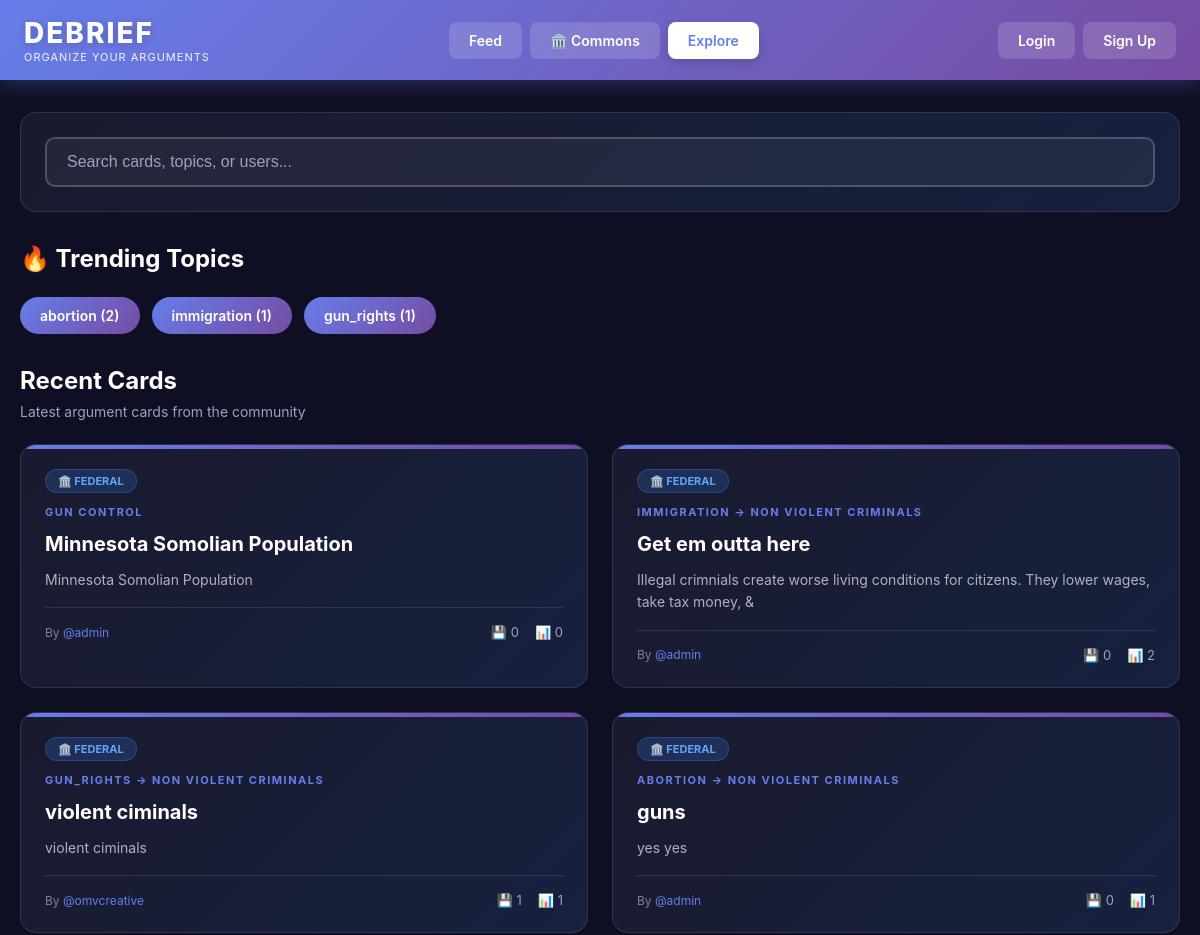
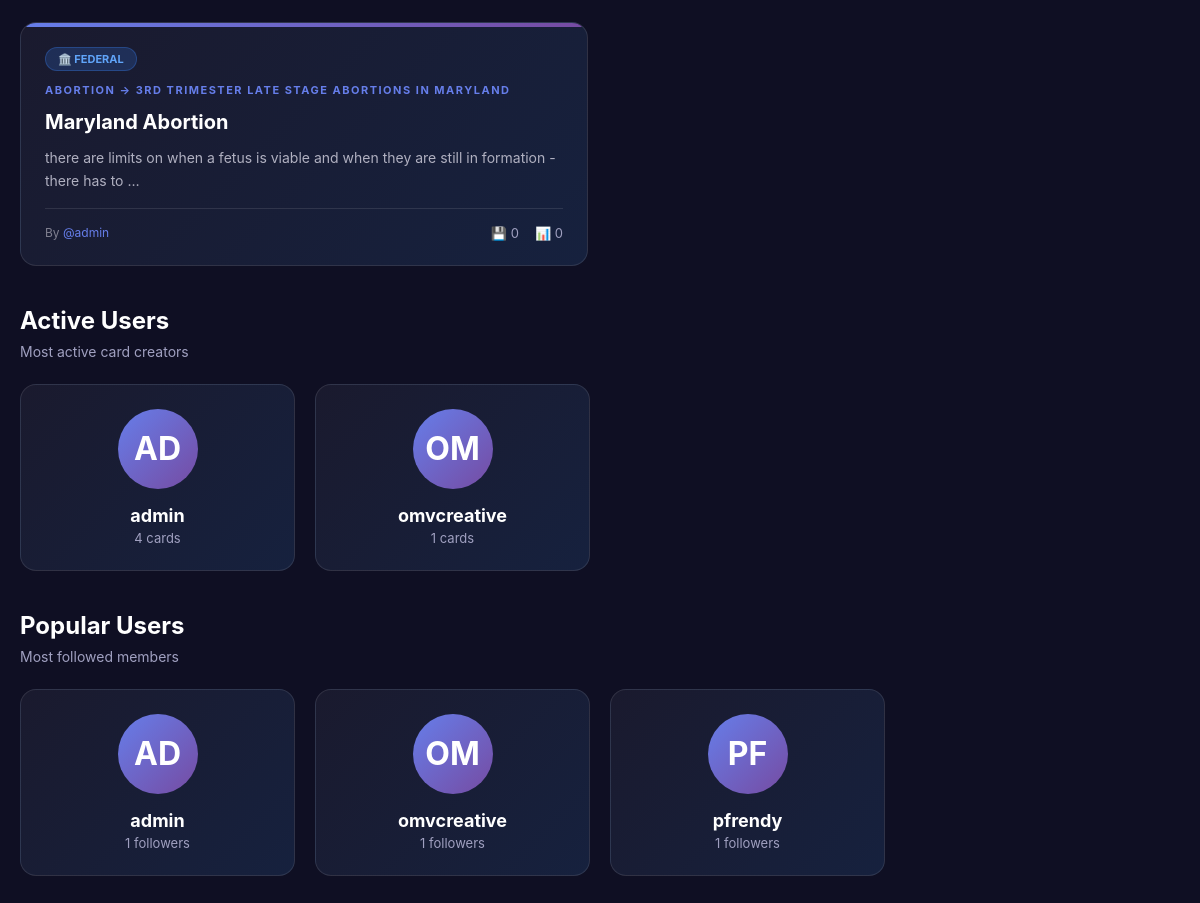
The page /explore/ on the database as committed earlier (2 pictures, top to bottom).
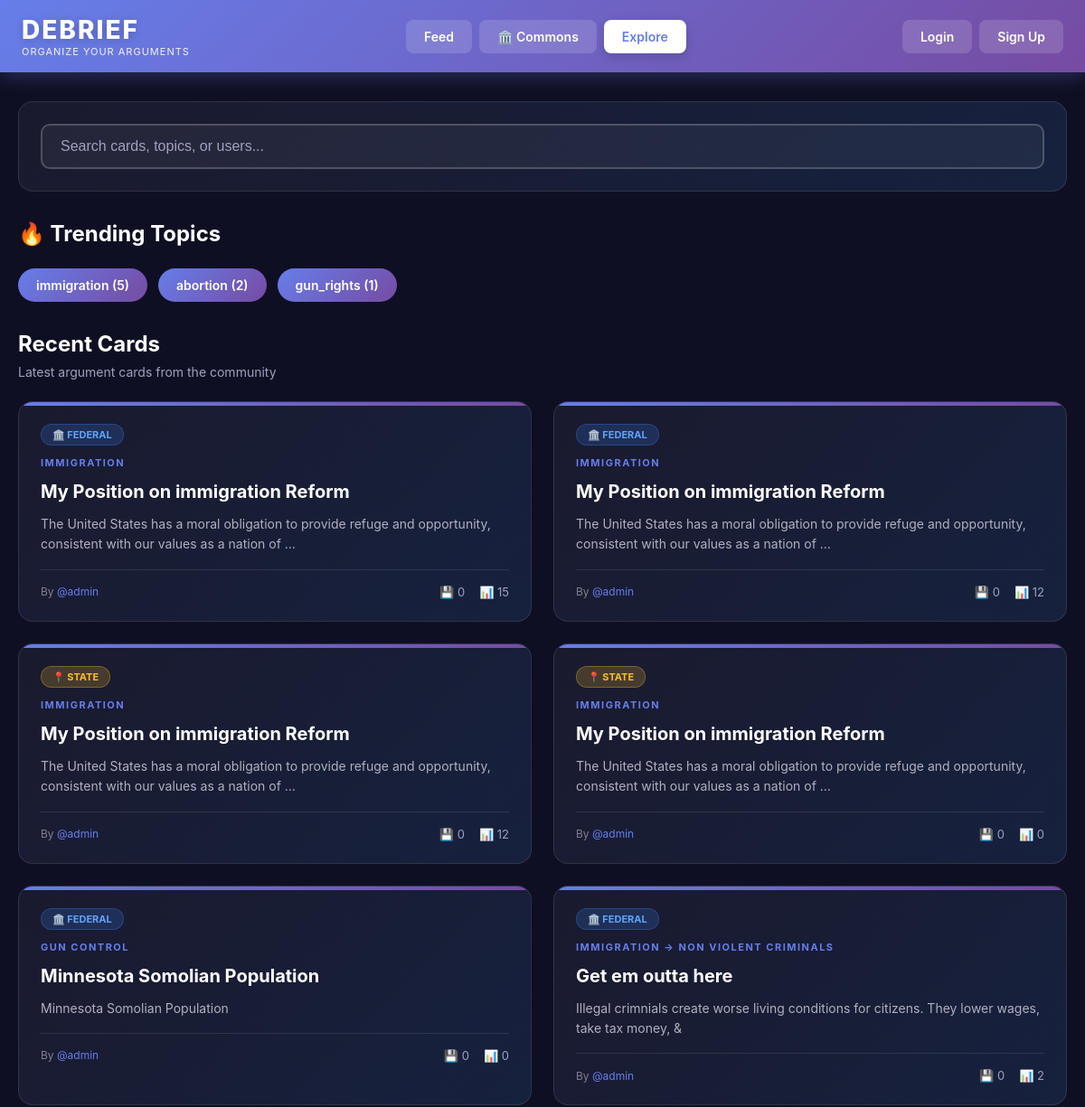
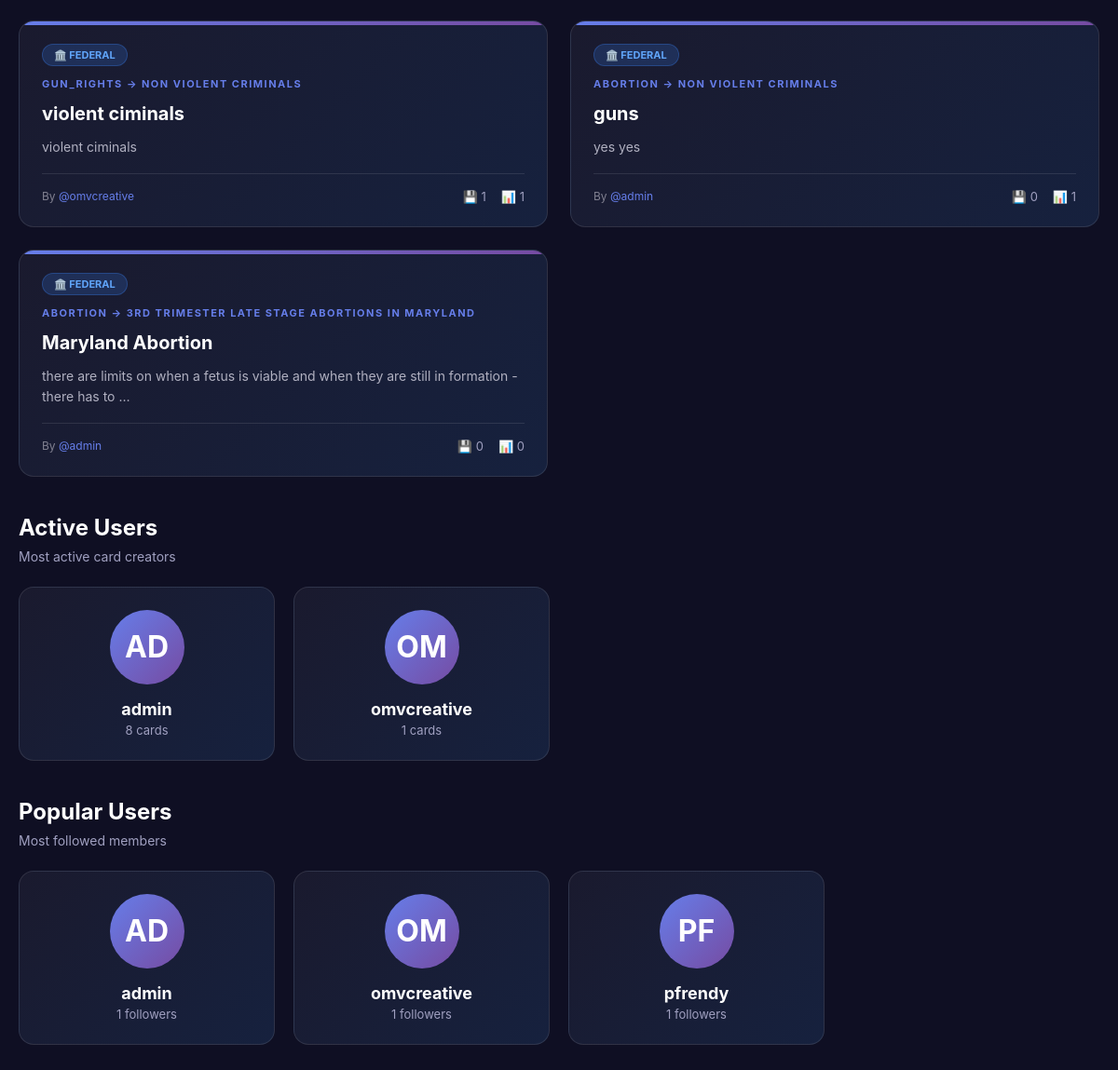
The same page on the database as committed later (2 pictures, top to bottom).
### cards/models.py (models this page shows, shortened)
class Card(models.Model):
    SCOPE_CHOICES = [
        ('federal', 'Federal'),
        ('state', 'State'),
    ]
    TOPIC_CHOICES = [
                ('general', 'General Research'),
        ('immigration_policy', 'Immigration Policy'),
        ('healthcare_reform', 'Healthcare Reform'),
        ('gun_control', 'Gun Control'),
        ('abortion_rights', 'Abortion Rights'),
        ('climate_change_policy', 'Climate Change Policy'),
        ('tax_policy', 'Tax Policy'),
        ('social_security', 'Social Security'),
        ('medicare_medicaid', 'Medicare/Medicaid'),
        ('foreign_policy', 'Foreign Policy'),
        ('military_spending', 'Military Spending'),
        ('education_funding', 'Education Funding'),
        ('infrastructure', 'Infrastructure'),
        ('criminal_justice_reform', 'Criminal Justice Reform'),
        ('drug_policy', 'Drug Policy'),
        ('labor_laws', 'Labor Laws'),
        ('minimum_wage', 'Minimum Wage'),
        ('trade_policy', 'Trade Policy'),
        ('national_security', 'National Security'),
        ('voting_rights', 'Voting Rights'),
        ('campaign_finance', 'Campaign Finance'),
        ('state_income_tax', 'State Income Tax'),
        ('property_tax', 'Property Tax'),
        ('state_education_funding', 'State Education Funding'),
        ('marijuana_legalization', 'Marijuana Legalization'),
        ('death_penalty', 'Death Penalty'),
        ('state_healthcare', 'State Healthcare'),
        ('gun_regulations', 'Gun Regulations'),
        ('abortion_access', 'Abortion Access'),
        ('voting_laws', 'Voting Laws'),
        ('police_reform', 'Police Reform'),
        ('prison_reform', 'Prison Reform'),
        ('environmental_regulations', 'Environmental Regulations'),
        ('state_minimum_wage', 'State Minimum Wage'),
        ('workers_rights', 'Workers Rights'),
        ('housing_policy', 'Housing Policy'),
        ('transportation', 'Transportation'),
        ('public_safety', 'Public Safety'),
        ('zoning_laws', 'Zoning Laws'),
        ('state_budgets', 'State Budgets'),
        ('redistricting', 'Redistricting'),
    ]
    VISIBILITY_CHOICES = [
        ('public', 'Public'),
        ('friends', 'Friends Only'),
        ('private', 'Private'),
    ]
    user = models.ForeignKey(User, on_delete=models.CASCADE, related_name='cards')
    scope = models.CharField(max_length=20, choices=SCOPE_CHOICES, default='federal')
    topic = models.CharField(max_length=100, choices=TOPIC_CHOICES)
    subcategory = models.CharField(max_length=200, blank=True)
    title = models.CharField(max_length=300)
    stance = models.CharField(max_length=100)
    hypothesis = models.TextField()
    conclusion = models.TextField()
    visibility = models.CharField(max_length=20, choices=VISIBILITY_CHOICES, default='public')
    created_at = models.DateTimeField(auto_now_add=True)
    updated_at = models.DateTimeField(auto_now=True)
    class Meta:
        ordering = ['-created_at']

### cards/views.py (the view)
# urls.py: path('explore/', views.explore, name='explore'),
def explore(request):
    from django.db.models import Count, Q
    search_query = request.GET.get('q', '').strip()
    if search_query:
        recent_cards = Card.objects.filter(
            Q(visibility='public') &
            (Q(title__icontains=search_query) |
             Q(hypothesis__icontains=search_query) |
             Q(subcategory__icontains=search_query) |
             Q(user__username__icontains=search_query))
        ).order_by('-created_at')[:12]
        active_users = User.objects.filter(
            username__icontains=search_query
        ).annotate(
            card_count=Count('cards')
        ).order_by('-card_count')[:8]
        popular_users = User.objects.filter(
            username__icontains=search_query
        ).annotate(
            follower_count=Count('followers')
        ).order_by('-follower_count')[:8]
    else:
        recent_cards = Card.objects.filter(visibility='public').order_by('-created_at')[:12]
        active_users = User.objects.annotate(
            card_count=Count('cards')
        ).filter(card_count__gt=0).order_by('-card_count')[:8]
        popular_users = User.objects.annotate(
            follower_count=Count('followers')
        ).filter(follower_count__gt=0).order_by('-follower_count')[:8]
    thirty_days_ago = timezone.now() - timedelta(days=30)
    trending_topics = Card.objects.filter(
        visibility='public',
        created_at__gte=thirty_days_ago
    ).values('topic').annotate(
        card_count=Count('id')
    ).order_by('-card_count')[:3]
    trending_topics_data = []
    for topic_data in trending_topics:
        topic_code = topic_data['topic']
        topic_display = dict(Card.TOPIC_CHOICES).get(topic_code, topic_code)
        trending_topics_data.append({
            'code': topic_code,
            'display': topic_display,
            'count': topic_data['card_count']
        })
    context = {
        'recent_cards': recent_cards,
        'active_users': active_users,
        'popular_users': popular_users,
        'search_query': search_query,
        'trending_topics': trending_topics_data,
    }
    return render(request, 'cards/explore.html', context)

### cards/templates/cards/explore.html (shortened to what this page needs)
{% extends 'cards/base.html' %}
{% block nav_explore %}active{% endblock %}
{% block content %}
<div class="container">
    <div class="search-bar">
        <form method="GET" action="{% url 'explore' %}">
            <input type="text" name="q" class="search-input" placeholder="Search cards, topics, or users..." value="{{ search_query }}">
        </form>
    </div>
    {% if trending_topics %}
    <div class="section-header">
        <h2 class="section-title">🔥 Trending Topics</h2>
    </div>
    <div class="trending-topics">
        {% for topic in trending_topics %}
        <a href="{% url 'topic_cards' topic.code %}" class="topic-tag">
            {{ topic.display }} ({{ topic.count }})
        </a>
        {% endfor %}
    </div>
    {% endif %}
    <div class="section-header">
        <h2 class="section-title">Recent Cards</h2>
        <p class="section-subtitle">{% if search_query %}Search results for "{{ search_query }}"{% else %}Latest argument cards from the community{% endif %}</p>
    </div>
    {% if recent_cards %}
    <div class="card-grid">
        {% for card in recent_cards %}
        <a href="{% url 'card_detail' card.id %}" class="card-preview" style="text-decoration: none; color: inherit; display: block;">
            <div class="card-badges">
                <span class="card-badge scope-{{ card.scope }}">
                    {% if card.scope == 'federal' %}🏛️ Federal{% else %}📍 State{% endif %}
                </span>
            </div>
            <div class="preview-topic">{{ card.get_topic_display }}{% if card.subcategory %} → {{ card.subcategory }}{% endif %}</div>
            <div class="preview-title">{{ card.title }}</div>
            <div class="preview-snippet">
                {{ card.hypothesis|truncatewords:20 }}
            </div>
            <div class="preview-footer">
                <span class="preview-meta">
                    By <span class="preview-author">@{{ card.user.username }}</span>
                </span>
                <div class="preview-stats">
                    <span>💾 {{ card.saves.count }}</span>
                    <span>📊 {{ card.arguments.count }}</span>
                </div>
            </div>
        </a>
        {% endfor %}
    </div>
    {% endif %}
    <div class="section-header">
        <h2 class="section-title">Active Users</h2>
        <p class="section-subtitle">Most active card creators</p>
    </div>
    {% if active_users %}
    <div class="user-grid">
        {% for user_obj in active_users %}
        <div class="user-card">
            <div class="user-avatar-large">{{ user_obj.username|slice:":2"|upper }}</div>
            <div class="user-name">
                <a href="{% url 'user_profile' user_obj.username %}">{{ user_obj.username }}</a>
            </div>
            <div class="user-stats">{{ user_obj.card_count }} cards</div>
        </div>
        {% endfor %}
    </div>
    {% endif %}
    <div class="section-header">
        <h2 class="section-title">Popular Users</h2>
        <p class="section-subtitle">Most followed members</p>
    </div>
    {% if popular_users %}
    <div class="user-grid">
        {% for user_obj in popular_users %}
        <div class="user-card">
            <div class="user-avatar-large">{{ user_obj.username|slice:":2"|upper }}</div>
            <div class="user-name">
                <a href="{% url 'user_profile' user_obj.username %}">{{ user_obj.username }}</a>
            </div>
            <div class="user-stats">{{ user_obj.follower_count }} followers</div>
        </div>
        {% endfor %}
    </div>
    {% endif %}
</div>
{% endblock %}

Rows that differ between the two databases and show on the page:
added Card: scope "🏛️ FEDERAL", topic "IMMIGRATION", title "My Position on immigration Reform", hypothesis "The United States has a moral obligation to provide refuge and opportunity, consistent with our values as a nation of …", user.username "admin", saves.count "0", arguments.count "15"
added Card: scope "🏛️ FEDERAL", topic "IMMIGRATION", title "My Position on immigration Reform", hypothesis "The United States has a moral obligation to provide refuge and opportunity, consistent with our values as a nation of …", user.username "admin", saves.count "0", arguments.count "12"
added Card: scope "📍 STATE", topic "IMMIGRATION", title "My Position on immigration Reform", hypothesis "The United States has a moral obligation to provide refuge and opportunity, consistent with our values as a nation of …", user.username "admin", saves.count "0", arguments.count "12"
added Card: scope "📍 STATE", topic "IMMIGRATION", title "My Position on immigration Reform", hypothesis "The United States has a moral obligation to provide refuge and opportunity, consistent with our values as a nation of …", user.username "admin", saves.count "0", arguments.count "0"
Other text that changed with them:
{{ user_obj.card_count }}: "4" → "8"
new list line: "immigration ( 5 )"
list line gone: "immigration ( 1 )"
